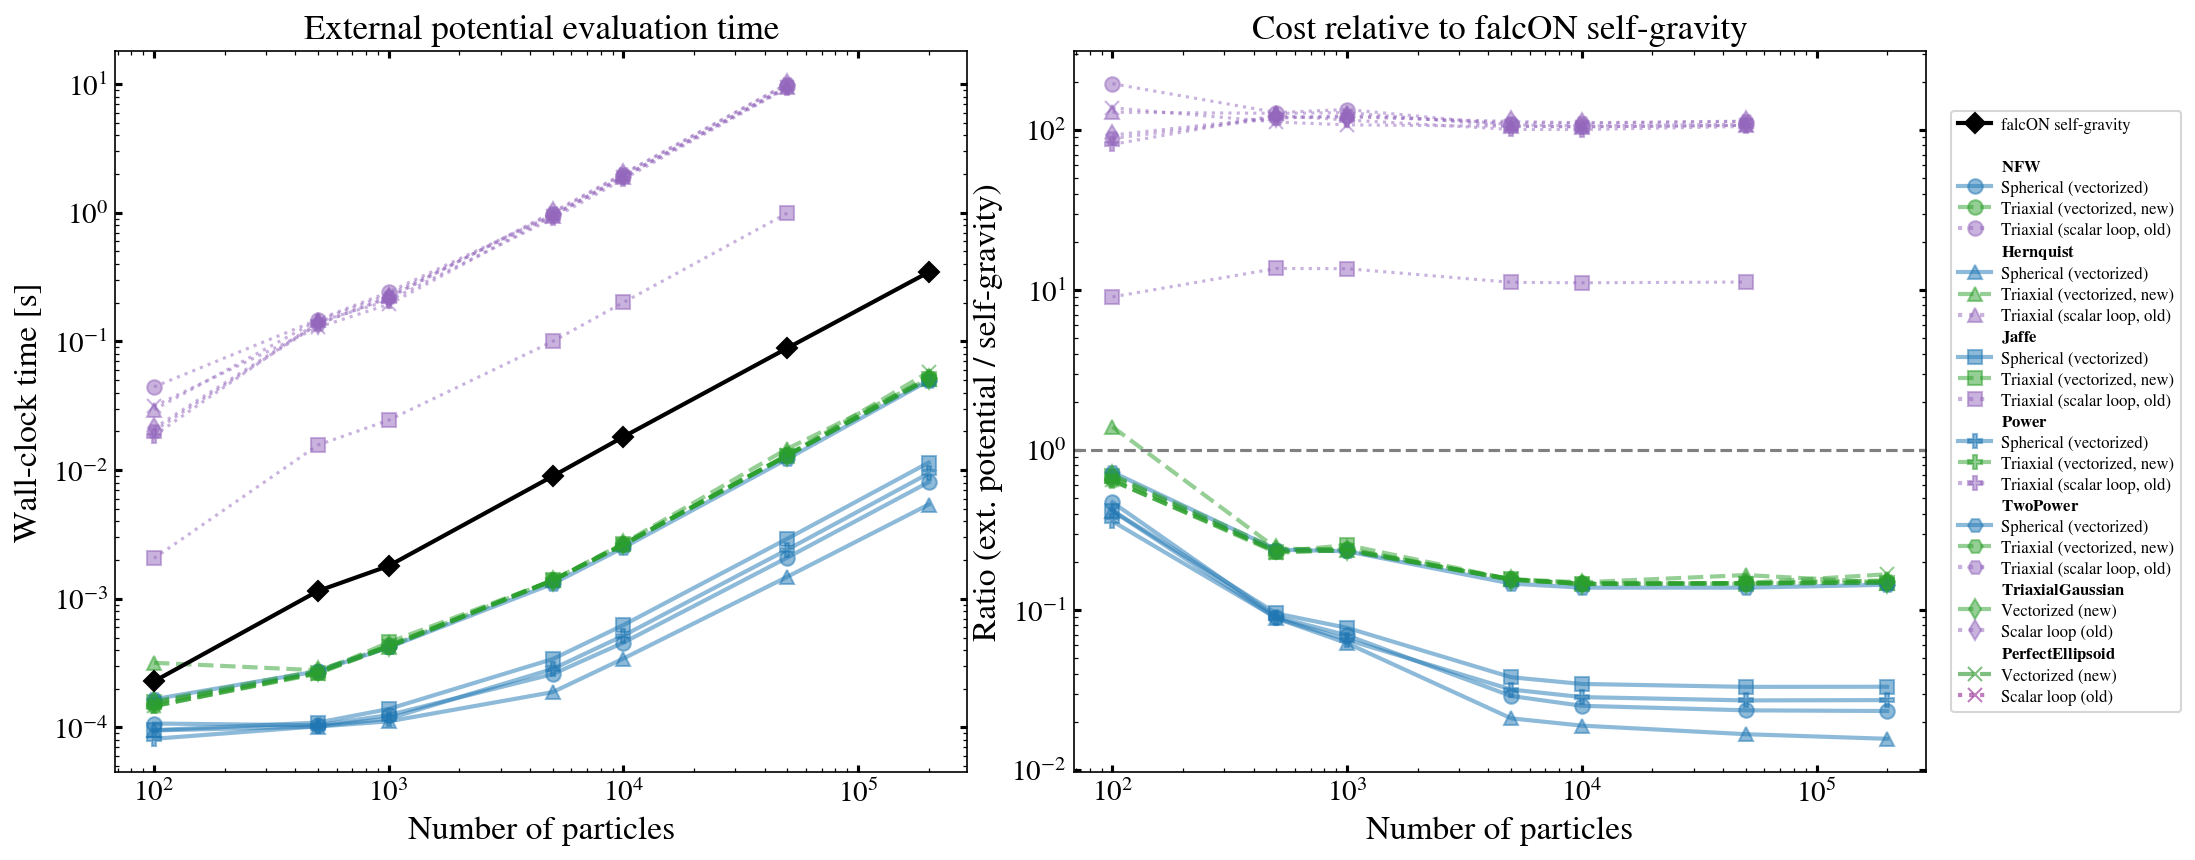

This chart was generated by the following Python code:
"""
Benchmark: external potential evaluation time vs falcON self-gravity
as a function of the number of particles.

Compares NFW (vectorized), TriaxialNFW (vectorized in galpy >=1.12),
HomogeneousSphere (scalar loop), and falcON self-gravity.
"""

import numpy as np
import time
import matplotlib.pyplot as plt

from galpy.potential import (
    NFWPotential,
    HernquistPotential,
    JaffePotential,
    PowerSphericalPotential,
    TwoPowerSphericalPotential,
    PerfectEllipsoidPotential,
    PowerTriaxialPotential,
    TwoPowerTriaxialPotential,
    TriaxialGaussianPotential,
    TriaxialJaffePotential,
    TriaxialHernquistPotential,
    TriaxialNFWPotential,
)
from galpy import potential as gp
from galpy.util.coords import rect_to_cyl
import astropy.units as u

from ezfalcon.dynamics.acceleration.self_gravity import self_gravity

plt.rcParams['xtick.direction'] = 'in'
plt.rcParams['ytick.direction'] = 'in'
plt.rcParams['font.size'] = 14
plt.rcParams['axes.labelsize'] = 16
plt.rcParams['xtick.labelsize'] = 14
plt.rcParams['ytick.labelsize'] = 14
plt.rcParams['xtick.major.width'] = 1.5
plt.rcParams['ytick.major.width'] = 1.5
plt.rcParams['ytick.right'] = True
plt.rcParams['xtick.top'] = True
plt.rcParams['mathtext.fontset'] = 'stix'
plt.rcParams['font.family'] = 'serif'
plt.rcParams['font.serif'] = ['STIXGeneral', 'Liberation Serif', 'DejaVu Serif']
plt.rcParams['xtick.minor.visible'] = True
plt.rcParams['ytick.minor.visible'] = True


def time_galpy_force(pot, pos, n_repeat=3):
    """Time galpy force evaluation on pos array, return median wall-clock time."""
    ro = 8.0  # kpc
    R, phi, z = rect_to_cyl(*pos.T)
    R_nat, z_nat = R / ro, z / ro
    times = []
    for _ in range(n_repeat):
        t0 = time.perf_counter()
        gp.evaluateRforces(pot, R_nat, z_nat, phi=phi, use_physical=False)
        gp.evaluatezforces(pot, R_nat, z_nat, phi=phi, use_physical=False)
        gp.evaluatephitorques(pot, R_nat, z_nat, phi=phi, use_physical=False)
        t1 = time.perf_counter()
        times.append(t1 - t0)
    return np.median(times)


def time_galpy_force_scalar(pot, pos, n_repeat=3):
    """Time galpy force evaluation particle-by-particle (scalar loop)."""
    ro = 8.0
    R, phi, z = rect_to_cyl(*pos.T)
    R_nat, z_nat = R / ro, z / ro
    times = []
    for _ in range(n_repeat):
        t0 = time.perf_counter()
        for Ri, zi, pi in zip(R_nat, z_nat, phi):
            gp.evaluateRforces(pot, Ri, zi, phi=pi, use_physical=False)
            gp.evaluatezforces(pot, Ri, zi, phi=pi, use_physical=False)
            gp.evaluatephitorques(pot, Ri, zi, phi=pi, use_physical=False)
        t1 = time.perf_counter()
        times.append(t1 - t0)
    return np.median(times)


def time_falcon(pos, masses, n_repeat=3):
    """Time falcON self-gravity, return median wall-clock time."""
    times = []
    for _ in range(n_repeat):
        t0 = time.perf_counter()
        self_gravity(pos, masses, method='falcON',
                     return_potential=False, eps=0.1, theta=0.6)
        t1 = time.perf_counter()
        times.append(t1 - t0)
    return np.median(times)


def generate_particles(n):
    """Generate random particles in a Plummer-like distribution."""
    rng = np.random.default_rng(42)
    # Simple Plummer sphere sampling
    r = 2.0 / np.sqrt(rng.uniform(0, 1, n)**(-2.0/3.0) - 1)
    # Clip to physically reasonable range
    r = np.clip(r, 0.01, 100.0)
    theta = np.arccos(2 * rng.uniform(0, 1, n) - 1)
    phi = 2 * np.pi * rng.uniform(0, 1, n)
    x = r * np.sin(theta) * np.cos(phi)
    y = r * np.sin(theta) * np.sin(phi)
    z_pos = r * np.cos(theta)
    pos = np.column_stack([x, y, z_pos])
    masses = np.full(n, 1e10 / n)
    return pos, masses


def main():
    # Setup potentials
    nfw = NFWPotential(amp=1e12 * u.Msun, a=16 * u.kpc)
    tnfw = TriaxialNFWPotential(amp=1e12 * u.Msun, a=16 * u.kpc, b=0.8, c=0.6)

    hern = HernquistPotential(amp=1e12 * u.Msun, a=16 * u.kpc)
    thern = TriaxialHernquistPotential(amp=1e12 * u.Msun, a=16 * u.kpc, b=0.8, c=0.6)

    jaffe = JaffePotential(amp=1e12 * u.Msun, a=16 * u.kpc)
    tjaffe = TriaxialJaffePotential(amp=1e12 * u.Msun, a=16 * u.kpc, b=0.8, c=0.6)

    perf_ellip = PerfectEllipsoidPotential(amp=1e12 * u.Msun, a=16 * u.kpc, b=0.8, c=0.6)
    
    power_spher = PowerSphericalPotential(amp=1e12 * u.Msun, alpha=2.5)
    power_triaxial = PowerTriaxialPotential(amp=1e12 * u.Msun, alpha=2.5, b=0.8, c=0.6)
    
    two_power_spher = TwoPowerSphericalPotential(amp=1e12 * u.Msun, alpha=2.5, beta=3.0)
    two_power_triaxial = TwoPowerTriaxialPotential(amp=1e12 * u.Msun, alpha=2.5, beta=3.0, b=0.8, c=0.6)
    
    triaxial_gaussian = TriaxialGaussianPotential(amp=1e12 * u.Msun, b=0.8, c=0.6)

    n_particles_list = [100, 500, 1000, 5000, 10000, 50000, 200000]

    results = {
        'N': [],
        'nfw': [],
        'tnfw_vec': [],
        'tnfw_scalar': [],
        'hern': [],
        'thern_vec': [],
        'thern_scalar': [],
        'jaffe': [],
        'tjaffe_vec': [],
        'tjaffe_scalar': [],
        'perf_ellip': [],
        'power_spher': [],
        'power_triaxial_vec': [],
        'power_triaxial_scalar': [],
        'two_power_spher': [],
        'two_power_triaxial_vec': [],
        'two_power_triaxial_scalar': [],
        'triaxial_gaussian_vec': [],
        'triaxial_gaussian_scalar': [],
        'perf_ellip_vec': [],
        'perf_ellip_scalar': [],
        'falcon': []
    }

    for n in n_particles_list:
        print(f"N = {n:>7d} ...", end=" ", flush=True)
        pos, masses = generate_particles(n)

        t_nfw = time_galpy_force(nfw, pos)
        t_tnfw_vec = time_galpy_force(tnfw, pos)

        t_hern = time_galpy_force(hern, pos)
        t_thern_vec = time_galpy_force(thern, pos)

        t_jaffe = time_galpy_force(jaffe, pos)
        t_tjaffe_vec = time_galpy_force(tjaffe, pos)

        t_power_spherical = time_galpy_force(power_spher, pos)
        t_power_triaxial_vec = time_galpy_force(power_triaxial, pos)

        t_two_power_spherical = time_galpy_force(two_power_spher, pos)
        t_two_power_triaxial_vec = time_galpy_force(two_power_triaxial, pos)

        t_triaxial_gaussian_vec = time_galpy_force(triaxial_gaussian, pos)
        t_perf_ellip_vec = time_galpy_force(perf_ellip, pos)
    

        # For small N, also run scalar for comparison; skip for large N
        if n <= 50000:
            t_tnfw_scalar = time_galpy_force_scalar(tnfw, pos, n_repeat=1)
            t_thern_scalar = time_galpy_force_scalar(thern, pos, n_repeat=1)
            t_tjaffe_scalar = time_galpy_force_scalar(jaffe, pos, n_repeat=1)
            t_power_triaxial_scalar = time_galpy_force_scalar(power_triaxial, pos, n_repeat=1)
            t_two_power_triaxial_scalar = time_galpy_force_scalar(two_power_triaxial, pos, n_repeat=1)
            t_triaxial_gaussian_scalar = time_galpy_force_scalar(triaxial_gaussian, pos, n_repeat=1)    
            t_perf_ellip_scalar = time_galpy_force_scalar(perf_ellip, pos, n_repeat=1)
                                                          

        else:
            t_tnfw_scalar = np.nan
            t_thern_scalar = np.nan
            t_tjaffe_scalar = np.nan
            t_power_triaxial_scalar = np.nan
            t_two_power_triaxial_scalar = np.nan
            t_triaxial_gaussian_scalar = np.nan
            t_perf_ellip_scalar = np.nan
        t_falcon = time_falcon(pos, masses)

        results['N'].append(n)
        results['nfw'].append(t_nfw)
        results['tnfw_vec'].append(t_tnfw_vec)
        results['tnfw_scalar'].append(t_tnfw_scalar)
        results['hern'].append(t_hern)
        results['thern_vec'].append(t_thern_vec)
        results['thern_scalar'].append(t_thern_scalar)
        results['jaffe'].append(t_jaffe)
        results['tjaffe_vec'].append(t_tjaffe_vec)
        results['tjaffe_scalar'].append(t_tjaffe_scalar)
        results['power_spher'].append(t_power_spherical)
        results['power_triaxial_vec'].append(t_power_triaxial_vec)
        results['power_triaxial_scalar'].append(t_power_triaxial_scalar)
        results['two_power_spher'].append(t_two_power_spherical)
        results['two_power_triaxial_vec'].append(t_two_power_triaxial_vec)
        results['two_power_triaxial_scalar'].append(t_two_power_triaxial_scalar)
        results['triaxial_gaussian_vec'].append(t_triaxial_gaussian_vec)
        results['triaxial_gaussian_scalar'].append(t_triaxial_gaussian_scalar)
        results['perf_ellip_vec'].append(t_perf_ellip_vec)
        results['perf_ellip_scalar'].append(t_perf_ellip_scalar)
        results['falcon'].append(t_falcon)
        print(f"NFW={t_nfw:.4f}s  TriaxNFW(vec)={t_tnfw_vec:.4f}s  "
              f"TriaxNFW(scalar)={t_tnfw_scalar:.4f}s  "
               f"falcON={t_falcon:.4f}s")

    N = np.array(results['N'])
    t_nfw = np.array(results['nfw'])
    t_tnfw_vec = np.array(results['tnfw_vec'])
    t_tnfw_scalar = np.array(results['tnfw_scalar'])
    t_hern = np.array(results['hern'])
    t_thern_vec = np.array(results['thern_vec'])
    t_thern_scalar = np.array(results['thern_scalar'])
    t_jaffe = np.array(results['jaffe'])
    t_tjaffe_vec = np.array(results['tjaffe_vec'])
    t_tjaffe_scalar = np.array(results['tjaffe_scalar'])
    t_power_spher = np.array(results['power_spher'])
    t_power_triaxial_vec = np.array(results['power_triaxial_vec'])
    t_power_triaxial_scalar = np.array(results['power_triaxial_scalar'])
    t_two_power_spher = np.array(results['two_power_spher'])
    t_two_power_triaxial_vec = np.array(results['two_power_triaxial_vec'])
    t_two_power_triaxial_scalar = np.array(results['two_power_triaxial_scalar'])
    t_triaxial_gaussian_vec = np.array(results['triaxial_gaussian_vec'])
    t_triaxial_gaussian_scalar = np.array(results['triaxial_gaussian_scalar'])
    t_perf_ellip_vec = np.array(results['perf_ellip_vec'])
    t_perf_ellip_scalar = np.array(results['perf_ellip_scalar'])

    t_falcon = np.array(results['falcon'])

    # Save results
    np.savez('diagnostics_ellipsoidal_potentials_benchmark_results.npz',
            N=N, 
            nfw=t_nfw, tnfw_vec=t_tnfw_vec, tnfw_scalar=t_tnfw_scalar, 
            hern=t_hern, thern_vec=t_thern_vec, thern_scalar=t_thern_scalar,
            jaffe=t_jaffe, tjaffe_vec=t_tjaffe_vec, tjaffe_scalar=t_tjaffe_scalar,
            power_spher=t_power_spher, power_triaxial_vec=t_power_triaxial_vec, power_triaxial_scalar=t_power_triaxial_scalar,
            two_power_spher=t_two_power_spher, two_power_triaxial_vec=t_two_power_triaxial_vec, two_power_triaxial_scalar=t_two_power_triaxial_scalar,
            triaxial_gaussian_vec=t_triaxial_gaussian_vec, triaxial_gaussian_scalar=t_triaxial_gaussian_scalar,
            perf_ellip_vec=t_perf_ellip_vec, perf_ellip_scalar=t_perf_ellip_scalar,
            falcon=t_falcon)

    # ---- Plot ----
    fig, (ax1, ax2) = plt.subplots(1, 2, figsize=(18, 6))

    # Left panel: wall-clock time
    ax1.loglog(N, t_nfw, 'o-', color='tab:blue', lw=2, ms=7, alpha=0.5)
    ax1.loglog(N, t_tnfw_vec, 'o--', color='tab:green', lw=2, ms=7, alpha=0.5)
    mask = ~np.isnan(t_tnfw_scalar)
    ax1.loglog(N[mask], t_tnfw_scalar[mask], 'o:', color='tab:purple',
               lw=1.5, ms=7, alpha=0.5)

    ax1.loglog(N, t_hern, '^-', color='tab:blue', lw=2, ms=7, alpha=0.5)
    ax1.loglog(N, t_thern_vec, '^--', color='tab:green', lw=2, ms=7, alpha=0.5)
    mask = ~np.isnan(t_thern_scalar)
    ax1.loglog(N[mask], t_thern_scalar[mask], '^:', color='tab:purple', lw=1.5, ms=7, alpha=0.5)

    ax1.loglog(N, t_jaffe, 's-', color='tab:blue', lw=2, ms=7, alpha=0.5)
    ax1.loglog(N, t_tjaffe_vec, 's--', color='tab:green', lw=2, ms=7, alpha=0.5)
    mask = ~np.isnan(t_tjaffe_scalar)
    ax1.loglog(N[mask], t_tjaffe_scalar[mask], 's:', color='tab:purple', lw=1.5, ms=7, alpha=0.5)

    ax1.loglog(N, t_power_spher, 'P-', color='tab:blue', lw=2, ms=7, alpha=0.5)
    ax1.loglog(N, t_power_triaxial_vec, 'P--', color='tab:green', lw=2, ms=7, alpha=0.5)
    mask = ~np.isnan(t_power_triaxial_scalar)
    ax1.loglog(N[mask], t_power_triaxial_scalar[mask], 'P:', color='tab:purple', lw=1.5, ms=7, alpha=0.5)

    ax1.loglog(N, t_two_power_spher, 'H-', color='tab:blue', lw=2, ms=7, alpha=0.5)
    ax1.loglog(N, t_two_power_triaxial_vec, 'H--', color='tab:green', lw=2, ms=7, alpha=0.5)
    mask = ~np.isnan(t_two_power_triaxial_scalar)
    ax1.loglog(N[mask], t_two_power_triaxial_scalar[mask], 'H:', color='tab:purple', lw=1.5, ms=7, alpha=0.5)

    ax1.loglog(N, t_triaxial_gaussian_vec, 'd--', color='tab:green', lw=2, ms=7, alpha=0.5)
    mask = ~np.isnan(t_triaxial_gaussian_scalar)
    ax1.loglog(N[mask], t_triaxial_gaussian_scalar[mask], 'd:', color='tab:purple', lw=1.5, ms=7, alpha=0.5)

    ax1.loglog(N, t_perf_ellip_vec, 'x--', color='tab:green', lw=2, ms=7, alpha=0.5)
    mask = ~np.isnan(t_perf_ellip_scalar)
    ax1.loglog(N[mask], t_perf_ellip_scalar[mask], 'x:', color='tab:purple', lw=1.5, ms=7, alpha=0.5)

    ax1.loglog(N, t_falcon, 'D-', color='black', lw=2, ms=7)

    ax1.set_xlabel('Number of particles')
    ax1.set_ylabel('Wall-clock time [s]')
    ax1.set_title('External potential evaluation time')

    # Right panel: ratio
    ax2.loglog(N, t_nfw / t_falcon, 'o-', color='tab:blue', lw=2, ms=7, alpha=0.5)
    ax2.loglog(N, t_tnfw_vec / t_falcon, 'o--', color='tab:green', lw=2, ms=7, alpha=0.5)
    ax2.loglog(N, t_tnfw_scalar / t_falcon, 'o:', color='tab:purple', lw=1.5, ms=7, alpha=0.5)

    ax2.loglog(N, t_hern / t_falcon, '^-', color='tab:blue', lw=2, ms=7, alpha=0.5)
    ax2.loglog(N, t_thern_vec / t_falcon, '^--', color='tab:green', lw=2, ms=7, alpha=0.5)
    ax2.loglog(N, t_thern_scalar / t_falcon, '^:', color='tab:purple', lw=1.5, ms=7, alpha=0.5)

    ax2.loglog(N, t_jaffe / t_falcon, 's-', color='tab:blue', lw=2, ms=7, alpha=0.5)
    ax2.loglog(N, t_tjaffe_vec / t_falcon, 's--', color='tab:green', lw=2, ms=7, alpha=0.5)
    ax2.loglog(N, t_tjaffe_scalar / t_falcon, 's:', color='tab:purple', lw=1.5, ms=7, alpha=0.5)

    ax2.loglog(N, t_power_spher / t_falcon, 'P-', color='tab:blue', lw=2, ms=7, alpha=0.5)
    ax2.loglog(N, t_power_triaxial_vec / t_falcon, 'P--', color='tab:green', lw=2, ms=7, alpha=0.5)
    ax2.loglog(N, t_power_triaxial_scalar / t_falcon, 'P:', color='tab:purple', lw=1.5, ms=7, alpha=0.5)

    ax2.loglog(N, t_two_power_spher / t_falcon, 'H-', color='tab:blue', lw=2, ms=7, alpha=0.5)
    ax2.loglog(N, t_two_power_triaxial_vec / t_falcon, 'H--', color='tab:green', lw=2, ms=7, alpha=0.5)
    ax2.loglog(N, t_two_power_triaxial_scalar / t_falcon, 'H:', color='tab:purple', lw=1.5, ms=7, alpha=0.5)

    ax2.loglog(N, t_triaxial_gaussian_vec / t_falcon, 'd--', color='tab:green', lw=2, ms=7, alpha=0.5)
    ax2.loglog(N, t_triaxial_gaussian_scalar / t_falcon, 'd:', color='tab:purple', lw=1.5, ms=7, alpha=0.5)

    ax2.loglog(N, t_perf_ellip_vec / t_falcon, 'x--', color='tab:green', lw=2, ms=7, alpha=0.5)
    ax2.loglog(N, t_perf_ellip_scalar / t_falcon, 'x:', color='tab:purple', lw=1.5, ms=7, alpha=0.5)

    ax2.axhline(1.0, ls='--', color='gray', lw=1.5)

    ax2.set_xlabel('Number of particles')
    ax2.set_ylabel('Ratio (ext. potential / self-gravity)')
    ax2.set_title('Cost relative to falcON self-gravity')

    # --- Build grouped legend with section headers ---
    from matplotlib.patches import Patch
    from matplotlib.lines import Line2D

    def _section_header(title):
        """Return (handle, label) for a bold section header with no visible marker."""
        handle = Line2D([], [], linestyle='none', marker='none', color='none')
        return handle, f'$\\bf{{{title}}}$'

    def _entry(marker, ls, color, label, **kw):
        lw = kw.pop('lw', 2)
        ms = kw.pop('ms', 7)
        alpha = kw.pop('alpha', 0.5)
        return Line2D([], [], marker=marker, linestyle=ls, color=color,
                      lw=lw, ms=ms, alpha=alpha, **kw), label

    handles, labels = [], []

    # falcON
    h, l = _entry('D', '-', 'black', 'falcON self-gravity', alpha=1.0)
    handles.append(h); labels.append(l)
    # blank spacer
    handles.append(Line2D([], [], linestyle='none', color='none'))
    labels.append('')

    # NFW family
    h, l = _section_header('NFW'); handles.append(h); labels.append(l)
    h, l = _entry('o', '-', 'tab:blue', 'Spherical (vectorized)'); handles.append(h); labels.append(l)
    h, l = _entry('o', '--', 'tab:green', 'Triaxial (vectorized, new)'); handles.append(h); labels.append(l)
    h, l = _entry('o', ':', 'tab:purple', 'Triaxial (scalar loop, old)'); handles.append(h); labels.append(l)

    # Hernquist family
    h, l = _section_header('Hernquist'); handles.append(h); labels.append(l)
    h, l = _entry('^', '-', 'tab:blue', 'Spherical (vectorized)'); handles.append(h); labels.append(l)
    h, l = _entry('^', '--', 'tab:green', 'Triaxial (vectorized, new)'); handles.append(h); labels.append(l)
    h, l = _entry('^', ':', 'tab:purple', 'Triaxial (scalar loop, old)'); handles.append(h); labels.append(l)

    # Jaffe family
    h, l = _section_header('Jaffe'); handles.append(h); labels.append(l)
    h, l = _entry('s', '-', 'tab:blue', 'Spherical (vectorized)'); handles.append(h); labels.append(l)
    h, l = _entry('s', '--', 'tab:green', 'Triaxial (vectorized, new)'); handles.append(h); labels.append(l)
    h, l = _entry('s', ':', 'tab:purple', 'Triaxial (scalar loop, old)'); handles.append(h); labels.append(l)

    # PowerSpherical family
    h, l = _section_header('Power'); handles.append(h); labels.append(l)
    h, l = _entry('P', '-', 'tab:blue', 'Spherical (vectorized)'); handles.append(h); labels.append(l)
    h, l = _entry('P', '--', 'tab:green', 'Triaxial (vectorized, new)'); handles.append(h); labels.append(l)
    h, l = _entry('P', ':', 'tab:purple', 'Triaxial (scalar loop, old)'); handles.append(h); labels.append(l)

    # TwoPowerSpherical family
    h, l = _section_header('TwoPower'); handles.append(h); labels.append(l)
    h, l = _entry('H', '-', 'tab:blue', 'Spherical (vectorized)'); handles.append(h); labels.append(l)
    h, l = _entry('H', '--', 'tab:green', 'Triaxial (vectorized, new)'); handles.append(h); labels.append(l)
    h, l = _entry('H', ':', 'tab:purple', 'Triaxial (scalar loop, old)'); handles.append(h); labels.append(l)

    # TriaxialGaussian
    h, l = _section_header('TriaxialGaussian'); handles.append(h); labels.append(l)
    h, l = _entry('d', '--', 'tab:green', 'Vectorized (new)'); handles.append(h); labels.append(l)
    h, l = _entry('d', ':', 'tab:purple', 'Scalar loop (old)'); handles.append(h); labels.append(l)

    # PerfectEllipsoid
    h, l = _section_header('PerfectEllipsoid'); handles.append(h); labels.append(l)
    h, l = _entry('x', '--', 'green', 'Vectorized (new)'); handles.append(h); labels.append(l)
    h, l = _entry('x', ':', 'purple', 'Scalar loop (old)'); handles.append(h); labels.append(l)

    ax2.legend(handles, labels, fontsize=8, loc='center left',
               bbox_to_anchor=(1.02, 0.5), handletextpad=0.6,
               labelspacing=0.3, borderaxespad=0.5)

    plt.tight_layout()
    fig.subplots_adjust(right=0.72)
    plt.savefig('ellipsoidal_benchmark.png', dpi=150, bbox_inches='tight')
    print("\nPlot saved to ellipsoidal_benchmark.png")


if __name__ == "__main__":
    main()
